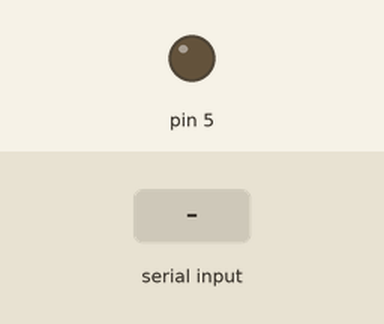
Recording of a sketch running on a simulated Arduino Uno, built with avr-gcc and run on an emulated ATmega328P. Parts: output pins drawn as LEDs (lit = HIGH). Inputs (shaded band) come from the test bench.

Above: at 1.2 s.
1.3 s: "1" received over the second serial link
At 2.5 s:
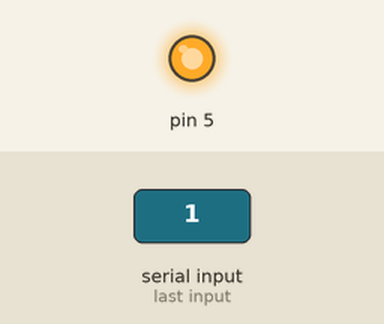
2.8 s: "2" received over the second serial link
At 3.7 s:
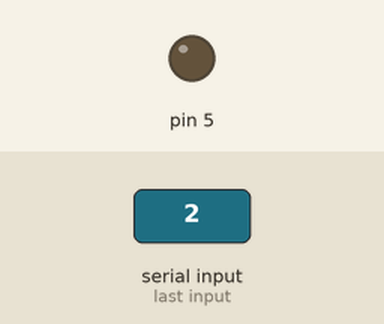
Timing chart, 0 to 5.8 s (numbered marks = the images above; inputs shaded):
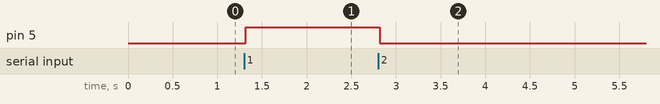

The sketch:

SerialPortTesting.ino
```cpp
#include<SoftwareSerial.h>
SoftwareSerial Bluetooth(10,11);
void setup() {
  Bluetooth.begin(9600);
  pinMode(5,OUTPUT);
  digitalWrite(5,LOW);
}

void loop() {
  int in;
  if(Bluetooth.available())
  {
    in = Bluetooth.read();
    switch(in)
    {
      case '1': Bluetooth.println("You Send me one"); digitalWrite(5,HIGH); break;
      case '2': Bluetooth.println("You Send me two"); digitalWrite(5,LOW); break;
      default:Bluetooth.println("Unknown command");break;
    }
  }
}
```

Measured:
- after the input at 1.3 s, pin 5: LOW → HIGH at once
- after the input at 2.8 s, pin 5: HIGH → LOW at once
